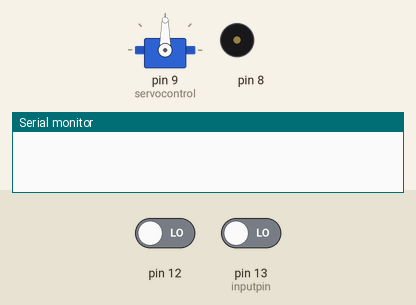
This sketch was run on a simulated Arduino Uno, built with avr-gcc and run on an emulated ATmega328P. On the bench: servo, buzzer (waves = sounding), the last lines printed to the serial monitor. Inputs (shaded band) come from the test bench; at power-on: pin 13 (inputpin) LOW, pin 12 LOW. Random numbers use the default seed unless the sketch sets one.

Above: at 1.2 s.
1.3 s: pin 13 (inputpin) driven HIGH
At 2.15 s:
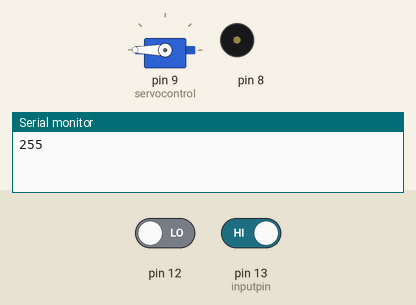
4.3 s: pin 12 driven HIGH
At 5.18 s:
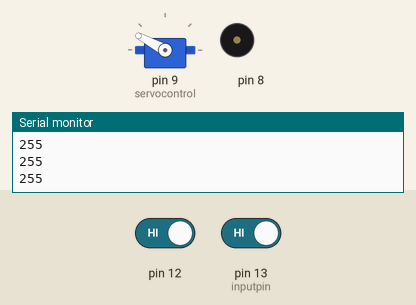
7.3 s: pin 13 (inputpin) driven LOW
8.8 s: pin 13 (inputpin) driven HIGH
At 9.32 s:
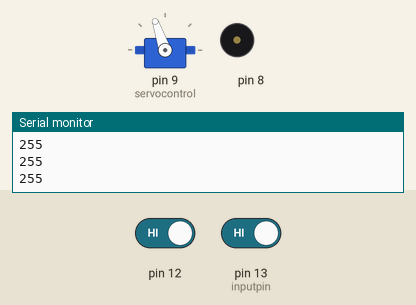
11.8 s: pin 13 (inputpin) driven LOW
13.6 s: pin 12 driven LOW
At 14.3 s:
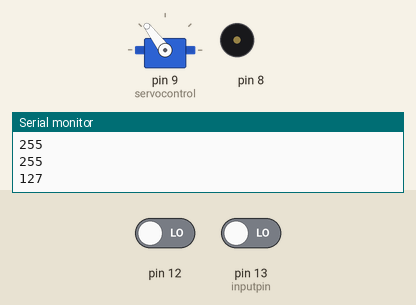
Timing chart, 0 to 16.1 s (numbered marks = the images above; inputs shaded):
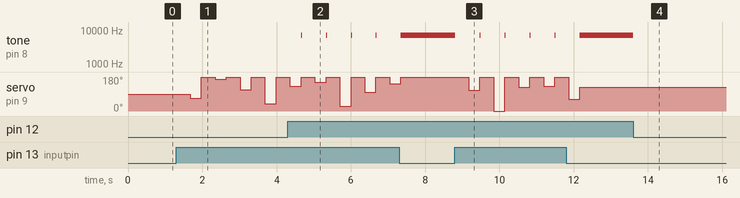

Measured:
- after the input at 1.3 s, servo on pin 9 (servocontrol): 90° → 67° after 0.37 s, → 180° 0.30 s later, → 169° 0.37 s later, → 180° 0.30 s later, … (8 changes in this stretch)
- after the input at 4.3 s, tone on pin 8: alternates 7000 Hz for 0.01 s and silent for 0.66 s, starting after 0.36 s
- after the input at 8.8 s, tone on pin 8: alternates 7000 Hz for 0.01 s and silent for 0.66 s, starting at once; servo on pin 9 (servocontrol): 180° → 109° after 0.37 s, → 180° 0.30 s later, → 0° 0.37 s later, → 180° 0.30 s later, … (8 changes in this stretch)
- after the input at 13.6 s, tone on pin 8: 7000 Hz → silent at once

The sketch:

Servo_control_2port_angdist.ino
```cpp
#include<Servo.h>
#include <Math.h>
Servo servocontrol;
const int inputpin = 13;
int i;
int tonecue;
int pulse;                           // Initilize an int to store the value of one pulse(HIGH == 1; LOW == 0)
int state = 0;
int bitnum = 8;
int bitcode[8];                      // Initialize an int array to store the values of 8 pulses

int pulsetime = 41;                  // Initialize the pulse duration, it tells arduino how long to wait
// until the next pulse come
int Msteps = 0;                      // Initialize an int to offer the micro stepper options about what
// degree to go
int jitterSteps;
int Mdif = 0;
int MdelayT = 5000;

void setup() {
  // put your setup code here, to run once:
  pinMode (inputpin, INPUT);
  pinMode (12,INPUT);
  servocontrol.attach(9);
  Serial.begin(9600);
}

void loop() {
  // put your main code here, to run repeatedly:
  tonecue = digitalRead(12);
  if (tonecue == HIGH)
  {
    tone(8,7000,10);
  }

  pulse = digitalRead(inputpin);
  if (pulse == HIGH)
  {
    state = 1;
  }
  else
  {
    state = 0;
  }


  if (state == 1)
  {

    delay(pulsetime);
    for (i = 0; i < bitnum; i = i + 1)
    {
      pulse = digitalRead(inputpin);
      if (pulse == HIGH)
      {
        bitcode[i] = 1;

      }
      else
      {
        bitcode[i] = 0;

      }
      delay(pulsetime);
      //      Serial.print(bitcode[i], BIN);
    }
    //    Serial.println('\n');


    Msteps = 0;                                  // Transfer the 8 bit code to a integer
    for (i = 0; i < bitnum; i = i + 1)
    {
      Msteps = bitcode[i] * (pow(2, i) + 0.1) + Msteps;
      //      Serial.print(Msteps);
      //      Serial.println('\n');
    }
    Serial.println(Msteps);


    jitterSteps = random(0, 180);
//        Serial.println(jitterSteps);
    servocontrol.write(jitterSteps + Mdif);
    delay(300);
    servocontrol.write(Msteps + Mdif);
//    delay(MdelayT);
//    servocontrol.write(90 + Mdif);


  }
  else
  {
    return;
  }


}
```
